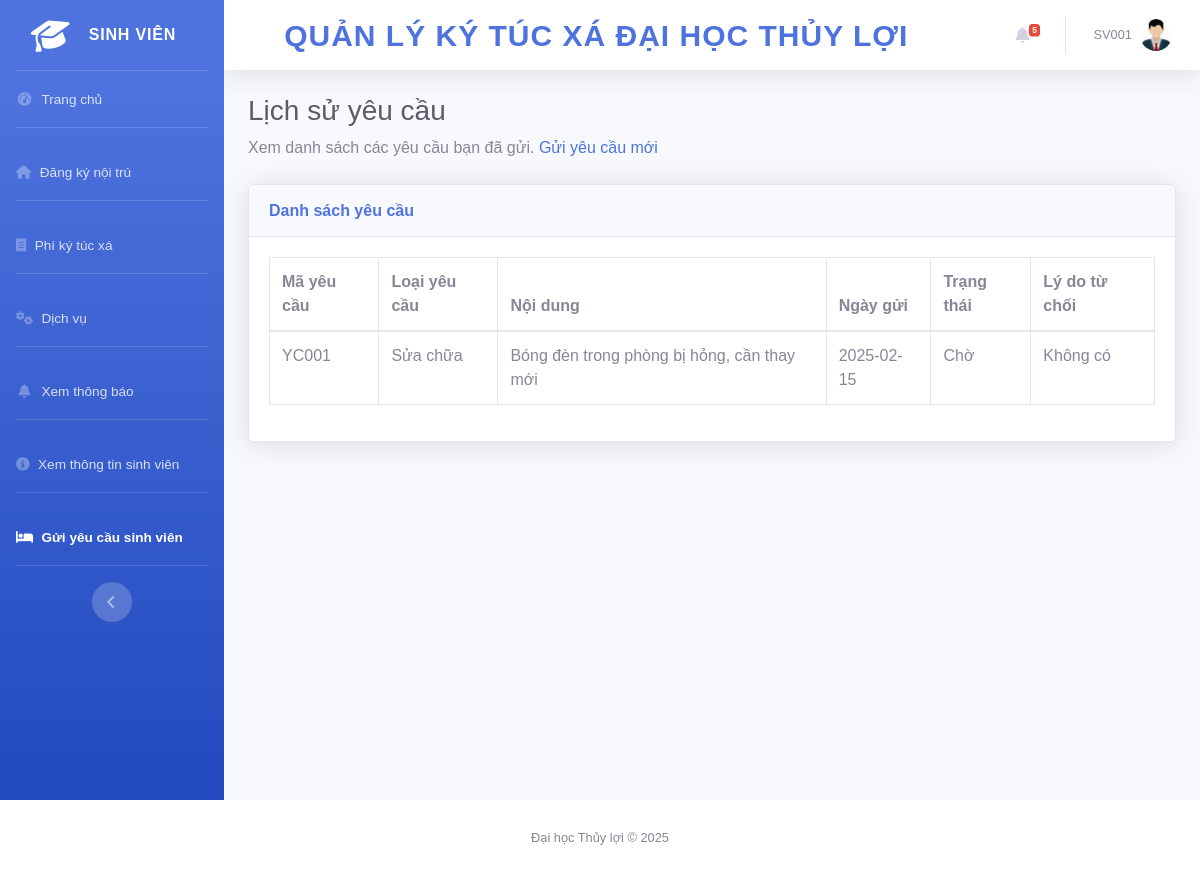
Page /student/rooms/index.php (signed in) on the earlier database version.
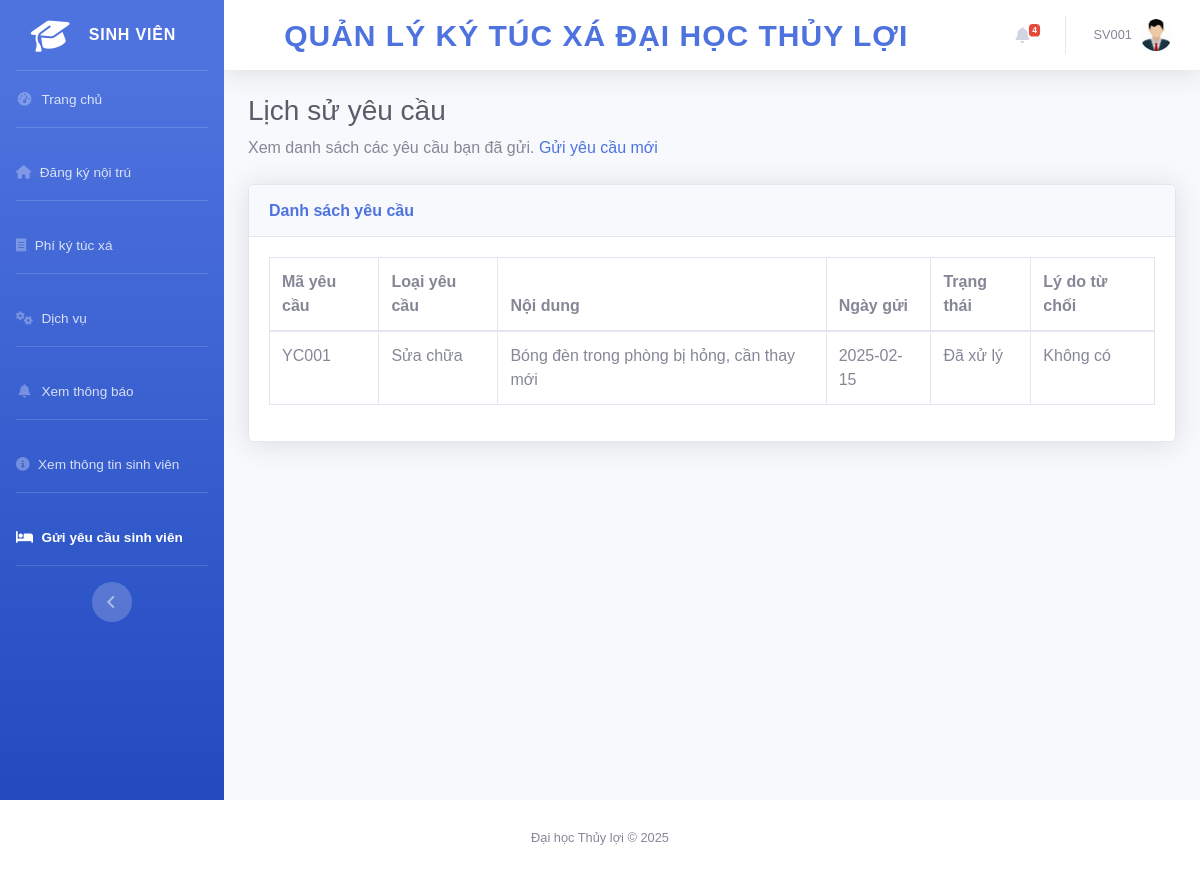
Same page on the later database version.
### tables this page shows
CREATE TABLE `yeucau` (
  `mayeucau` varchar(10) NOT NULL,
  `masinhvien` varchar(10) NOT NULL,
  `loaiyeucau` varchar(50) NOT NULL,
  `noidung` text NOT NULL,
  `ngayyeucau` date NOT NULL,
  `trangthai` enum('Chờ','Đã xử lý','Từ chối') DEFAULT 'Chờ',
  `lydotuchoi` varchar(255) DEFAULT NULL
);

### student/rooms/index.php (the view, shortened to what this page needs)
<?php
include '../../includes/header.php';
$masinhvien = $_SESSION['user'];
$query = "SELECT mayeucau, loaiyeucau, noidung, ngayyeucau, trangthai, lydotuchoi
          FROM yeucau
          WHERE masinhvien = '$masinhvien'
          ORDER BY ngayyeucau DESC";
$result = mysqli_query($con, $query);
?>
<?php include '../includes/sidebar.php'; ?>
<div id="content-wrapper" class="d-flex flex-column">
    <div id="content">
        <?php include '../includes/topbar.php'; ?>
        <div class="container-fluid">
            <h1 class="h3 mb-2 text-gray-800">Lịch sử yêu cầu</h1>
            <p class="mb-4">Xem danh sách các yêu cầu bạn đã gửi. <a href="request_student.php">Gửi yêu cầu mới</a></p>
            <div class="card shadow mb-4">
                <div class="card-header py-3">
                    <h6 class="m-0 font-weight-bold text-primary">Danh sách yêu cầu</h6>
                </div>
                <div class="card-body">
                    <div class="table-responsive">
                        <table class="table table-bordered" width="100%" cellspacing="0">
                            <thead>
                                <tr>
                                    <th>Mã yêu cầu</th>
                                    <th>Loại yêu cầu</th>
                                    <th>Nội dung</th>
                                    <th>Ngày gửi</th>
                                    <th>Trạng thái</th>
                                    <th>Lý do từ chối</th>
                                </tr>
                            </thead>
                            <tbody>
                                <?php if (mysqli_num_rows($result) > 0): ?>
                                    <?php while ($row = mysqli_fetch_array($result)): ?>
                                        <tr>
                                            <td><?php echo $row['mayeucau']; ?></td>
                                            <td><?php echo $row['loaiyeucau']; ?></td>
                                            <td><?php echo $row['noidung']; ?></td>
                                            <td><?php echo $row['ngayyeucau']; ?></td>
                                            <td><?php echo $row['trangthai']; ?></td>
                                            <td><?php echo $row['lydotuchoi'] ?: 'Không có'; ?></td>
                                        </tr>
                                    <?php endwhile; ?>
                                <?php else: ?>
                                    <tr>
                                        <td colspan="6" class="text-center">Không có yêu cầu nào.</td>
                                    </tr>
                                <?php endif; ?>
                            </tbody>
                        </table>
                    </div>
                </div>
            </div>
        </div>
    </div>
</div>
<?php include '../../includes/footer.php'; ?>

### includes/header.php (shortened to what this page needs)
<!DOCTYPE html>
<html lang="en">
<head>
    <link href="/css/all.min.css" rel="stylesheet" type="text/css">
    <link href="/css/dashboard_admin.css" rel="stylesheet">
    <link rel="stylesheet" href="https://cdnjs.cloudflare.com/ajax/libs/font-awesome/5.15.4/css/all.min.css">
    <link href="/css/dataTables.bootstrap4.min.css" rel="stylesheet">
    <link rel="stylesheet" href="https://cdnjs.cloudflare.com/ajax/libs/font-awesome/5.15.4/css/all.min.css">
    <link rel="stylesheet" href="../css/style.css">
    <link rel="stylesheet" href="https://cdnjs.cloudflare.com/ajax/libs/font-awesome/6.7.2/css/all.min.css" />
</head>
<body id="page-top">
    <div id="wrapper">

### student/includes/sidebar.php
<ul class="navbar-nav bg-gradient-primary sidebar sidebar-dark accordion" id="accordionSidebar">
    <a class="sidebar-brand d-flex align-items-center justify-content-center" href="/student/dashboard.php">
        <div class="sidebar-brand-icon rotate-n-15">
            <i class="fa fa-graduation-cap" aria-hidden="true"></i>
        </div>
        <div class="sidebar-brand-text mx-3">Sinh viên</div>
    </a>
    <hr class="sidebar-divider my-0">
    <li class="nav-item <?php echo basename($_SERVER['PHP_SELF']) == 'dashboard.php' ? 'active' : ''; ?>">
        <a class="nav-link" href="/student/dashboard.php">
            <i class="fas fa-fw fa-tachometer-alt"></i>
            <span>Trang chủ</span>
        </a>
    </li>
    <hr class="sidebar-divider">
    <li class="nav-item <?php echo strpos($_SERVER['PHP_SELF'], 'contracts') !== false ? 'active' : ''; ?>">
        <a class="nav-link" href="/student/contracts/index.php">
            <i class="fa fa-home" aria-hidden="true"></i>
            <span>Đăng ký nội trú</span>
        </a>
    </li>
    <hr class="sidebar-divider">
    <li class="nav-item <?php echo strpos($_SERVER['PHP_SELF'], 'invoices') !== false ? 'active' : ''; ?>">
        <a class="nav-link" href="/student/invoices/index.php">
        <i class="fa-solid fa-receipt"></i>
            <span>Phí ký túc xá</span>
        </a>
    </li>
    <hr class="sidebar-divider">
    <li class="nav-item <?php echo strpos($_SERVER['PHP_SELF'], 'services') !== false ? 'active' : ''; ?>">
        <a class="nav-link" href="/student/services/index.php">
            <i class="fa fa-cogs" aria-hidden="true"></i>
            <span>Dịch vụ</span>
        </a>
    </li>
    <hr class="sidebar-divider">
    <li class="nav-item <?php echo basename($_SERVER['PHP_SELF']) == 'view_notification.php' ? 'active' : ''; ?>">
        <a class="nav-link" href="/student/view_notification.php">
            <i class="fas fa-fw fa-bell"></i>
            <span>Xem thông báo</span>
        </a>
    </li>
    <hr class="sidebar-divider">
    <li class="nav-item <?php echo basename($_SERVER['PHP_SELF']) == 'view_profile.php' ? 'active' : ''; ?>">
        <a class="nav-link" href="/student/view_profile.php">
            <i class="fa fa-info-circle" aria-hidden="true"></i>
            <span>Xem thông tin sinh viên</span>
        </a>
    </li>
    <hr class="sidebar-divider">
    <li class="nav-item <?php echo strpos($_SERVER['PHP_SELF'], 'rooms') !== false ? 'active' : ''; ?>">
        <a class="nav-link" href="/student/rooms/index.php">
            <i class="fa fa-bed" aria-hidden="true"></i>
            <span>Gửi yêu cầu sinh viên</span>
        </a>
    </li>
    <hr class="sidebar-divider d-none d-md-block">
    <div class="text-center d-none d-md-inline">
        <button class="rounded-circle border-0" id="sidebarToggle"></button>
    </div>
</ul>

### student/includes/topbar.php (shortened to what this page needs)
<nav class="navbar navbar-expand navbar-light bg-white topbar mb-4 static-top shadow">
    <div class="ktx-title mx-auto">Quản lý ký túc xá Đại học Thủy lợi</div>
    <ul class="navbar-nav ml-auto">
<li class="nav-item dropdown no-arrow mx-1">
    <a class="nav-link dropdown-toggle" href="#" id="alertsDropdown" role="button" data-toggle="dropdown" aria-haspopup="true" aria-expanded="false">
        <i class="fas fa-bell fa-fw"></i>
        <?php
        $unread_query = "SELECT COUNT(*) AS unread FROM thongbao WHERE dadoc = 0";
        $unread_result = mysqli_query($con, $unread_query);
        $unread = mysqli_fetch_assoc($unread_result)['unread'];
        $total_query = "SELECT COUNT(*) AS total FROM thongbao";
        $total_result = mysqli_query($con, $total_query);
        $total = mysqli_fetch_assoc($total_result)['total'];
        if ($unread > 0) {
            echo '<span class="badge badge-danger badge-counter">' . ($unread > 9 ? '9+' : $unread) . '</span>';
        } elseif ($total > 0) {
            echo '<span class="badge badge-danger badge-counter">' . ($total > 9 ? '9+' : $total) . '</span>';
        }
        ?>
    </a>
</li>
<li class="nav-item dropdown no-arrow">
    <a class="nav-link dropdown-toggle" href="#" id="userDropdown" role="button" data-toggle="dropdown" aria-haspopup="true" aria-expanded="false">
        <span class="mr-2 d-none d-lg-inline text-gray-600 small"><?php echo $_SESSION['user']; ?></span>
        <img class="img-profile rounded-circle" src="/images/userstudent.png">
    </a>
</li>
    </ul>
</nav>

### includes/footer.php (shortened to what this page needs)
</div>
<footer class="sticky-footer bg-white">
    <div class="container my-auto">
        <div class="copyright text-center my-auto">
            <span>Đại học Thủy lợi © 2025</span>
        </div>
    </div>
</footer>
</body>
</html>

### css/style.css (style rules this page uses)
body { background-color: #f8f9fc; font-family: 'Arial', sans-serif; }
.ktx-title { font-size: 30px; font-weight: bold; color: #4e73df; text-transform: uppercase; letter-spacing: 1px; }

### student/includes/topbar.php (style rules this page uses)
.ktx-title { font-size: 30px; font-weight: bold; color: #4e73df; text-transform: uppercase; letter-spacing: 1px; }

Differences in the rows shown:
changed yeucau "YC001": trangthai "Chờ" → "Đã xử lý"
Other differences:
$unread: "5" → "4"
